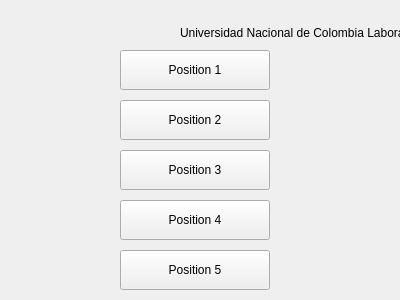
<?xml version="1.0" encoding="UTF-8"?>
<ui version="4.0">
 <class>Form</class>
 <widget class="QWidget" name="Form">
  <property name="geometry">
   <rect>
    <x>0</x>
    <y>0</y>
    <width>400</width>
    <height>300</height>
   </rect>
  </property>
  <property name="windowTitle">
   <string>Form</string>
  </property>
  <widget class="QPushButton" name="joint1Button">
   <property name="geometry">
    <rect>
     <x>120</x>
     <y>50</y>
     <width>150</width>
     <height>40</height>
    </rect>
   </property>
   <property name="text">
    <string>Position 1</string>
   </property>
  </widget>
   <widget class="QPushButton" name="joint2Button">
   <property name="geometry">
    <rect>
     <x>120</x>
     <y>100</y>
     <width>150</width>
     <height>40</height>
    </rect>
   </property>
   <property name="text">
    <string>Position 2</string>
   </property>
  </widget>
  
   <widget class="QPushButton" name="joint3Button">
   <property name="geometry">
    <rect>
     <x>120</x>
     <y>150</y>
     <width>150</width>
     <height>40</height>
    </rect>
   </property>
   <property name="text">
    <string>Position 3</string>
   </property>
  </widget>
  
   <widget class="QPushButton" name="joint4Button">
   <property name="geometry">
    <rect>
     <x>120</x>
     <y>200</y>
     <width>150</width>
     <height>40</height>
    </rect>
   </property>
   <property name="text">
    <string>Position 4</string>
   </property>
  </widget>
  
   <widget class="QPushButton" name="joint5Button">
   <property name="geometry">
    <rect>
     <x>120</x>
     <y>250</y>
     <width>150</width>
     <height>40</height>
    </rect>
   </property>
   <property name="text">
    <string>Position 5</string>
   </property>
  </widget>
    <!---
  New 
  -->
  <widget class="QLabel" name="Info-title">
   <property name="geometry">
    <rect>
     <x>180</x>
     <y>10</y>
     <width>800</width>
     <height>45</height>
    </rect>
   </property>
   <property name="text">
    <string>Universidad Nacional de Colombia Laboratorio de Robotica</string>
   </property>
  </widget>
  
  <widget class="QLabel" name="Info-members">
   <property name="geometry">
    <rect>
     <x>400</x>
     <y>50</y>
     <width>700</width>
     <height>45</height>
    </rect>
   </property>
   <property name="text">
    <string>Sebastian Dueñas, German Urbina y Brayan Barrera  </string>
   </property>
  </widget>
  <widget class="QLabel" name="jointDisplay">
  <!-- <property name="rich text"></property>
  -->
   <property name="geometry">
    <rect>
     <x>400</x>
     <y>105</y>
     <width>800</width>
     <height>45</height>
    </rect>
   </property>
   <property name="text">
    <string>q1  q2 q3 q4 q5 </string>
   </property>
  </widget>
   <widget class="QLabel" name="posDisplay">
   <property name="geometry">
    <rect>
     <x>400</x>
     <y>150</y>
     <width>400</width>
     <height>45</height>
    </rect>
   </property>
   <property name="text">
    <string>x y z theta </string>
   </property>
  </widget>  
 </widget>
 <resources/>
 <connections/>
</ui>
